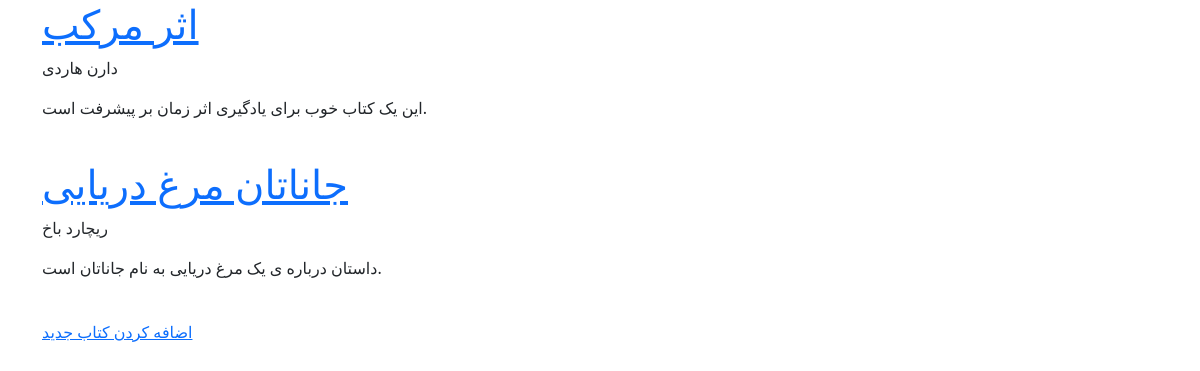
The page /books/ on the database as committed earlier.
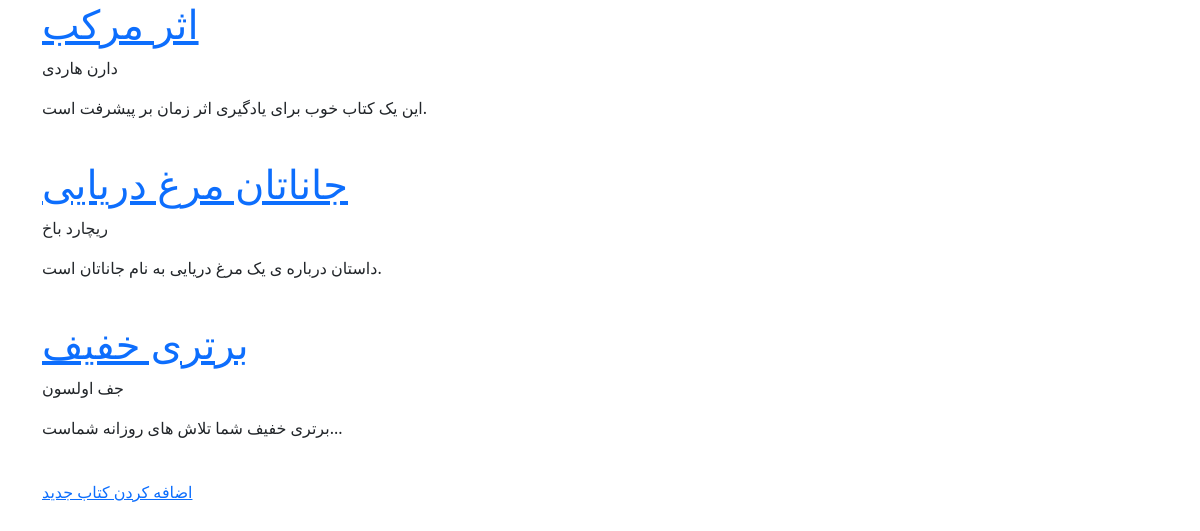
The same page on the database as committed later.
### books/models.py (models this page shows, shortened)
class Book(models.Model):
    title = models.CharField(max_length=200)
    author = models.CharField(max_length=200)
    description = models.TextField()
    price = models.DecimalField(max_digits=5, decimal_places=2)
    def get_absolute_url(self):
        return reverse("book_detail", args=[self.id])

### books/views.py (the view)
# urls.py: path('', views.BookListView.as_view(), name='book_list'),
class BookListView(generic.ListView):
    model = Book
    template_name = 'books/book_list.html'
    context_object_name = 'books'

### books/templates/books/book_list.html (shortened to what this page needs)
{% extends '_base.html' %}
{% block content %}
  {% for book in books %}
    <a href="{{ book.get_absolute_url }}"><h1>{{ book.title|capfirst }}</h1></a>
    <p>{{ book.author|capfirst }}</p>
    <p>{{ book.description|truncatewords:12 }}</p>
    <br>
  {% endfor %}
  <a href="{% url 'book_create' %}">اضافه کردن کتاب جدید</a>
{% endblock %}

Rows that differ between the two databases and show on the page:
added Book: title "برتری خفیف", author "جف اولسون", description "برتری خفیف شما تلاش های روزانه شماست..."
